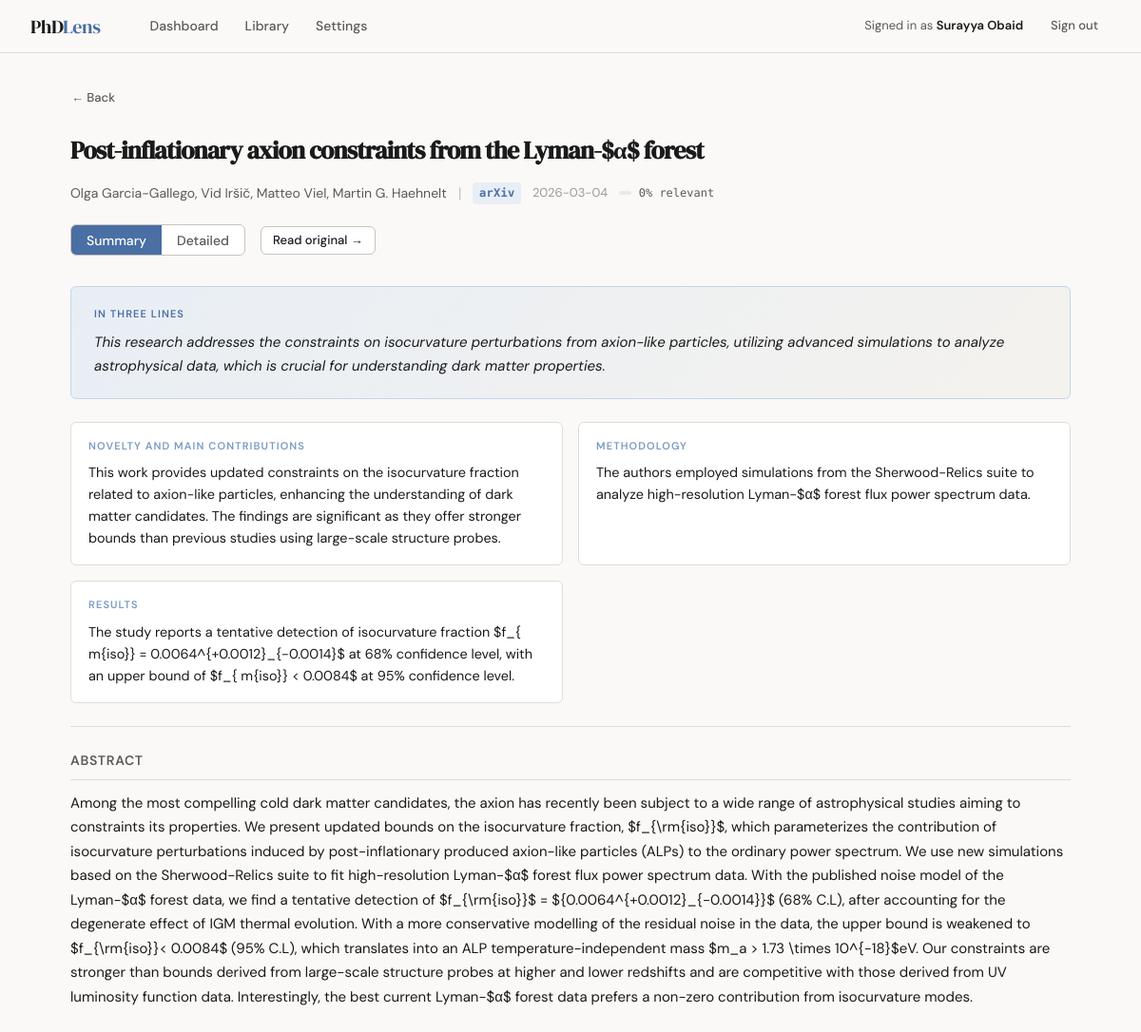
/article/1 (signed in), run on the app's committed database.
### models.py (models this page shows, shortened)
class User(UserMixin, db.Model):
    __tablename__ = 'users'
    id = db.Column(db.Integer, primary_key=True)
    email = db.Column(db.String(150), unique=True, nullable=False)
    name = db.Column(db.String(100), nullable=False)
    password_hash = db.Column(db.String(256), nullable=False)
    created_at = db.Column(db.DateTime, default=datetime.utcnow)
    openai_api_key = db.Column(db.String(256), nullable=True)
    profile = db.relationship('ResearchProfile', backref='user', uselist=False, cascade='all, delete-orphan')
    articles = db.relationship('Article', backref='user', cascade='all, delete-orphan')
    digests = db.relationship('DailyDigest', backref='user', cascade='all, delete-orphan')

class Article(db.Model):
    __tablename__ = 'articles'
    id = db.Column(db.Integer, primary_key=True)
    user_id = db.Column(db.Integer, db.ForeignKey('users.id'), nullable=False)
    title = db.Column(db.String(1000), nullable=False)
    authors = db.Column(db.Text, default='')
    abstract = db.Column(db.Text, default='')
    url = db.Column(db.String(2000), default='')
    source_platform = db.Column(db.String(100), default='')
    published_date = db.Column(db.String(50), default='')
    fetched_at = db.Column(db.DateTime, default=datetime.utcnow)
    is_blog_post = db.Column(db.Boolean, default=False)
    summary_highlights = db.Column(db.Text, default='')
    summary_methodology = db.Column(db.Text, default='')
    summary_datasets = db.Column(db.Text, default='')
    summary_models = db.Column(db.Text, default='')
    summary_results = db.Column(db.Text, default='')
    summary_soul = db.Column(db.Text, default='')
    detail_approach = db.Column(db.Text, default='')
    detail_methodology = db.Column(db.Text, default='')
    detail_results = db.Column(db.Text, default='')
    detail_figures = db.Column(db.Text, default='')
    detail_writeup_summary = db.Column(db.Text, default='')
    relevance_score = db.Column(db.Float, default=0.0)
    digest_id = db.Column(db.Integer, db.ForeignKey('daily_digests.id'), nullable=True)

### routes/dashboard.py (the view)
@dashboard_bp.route('/article/<int:article_id>')
@login_required
def view_article(article_id):
    article = Article.query.filter_by(id=article_id, user_id=current_user.id).first_or_404()
    view_mode = request.args.get('view', 'summary')
    return render_template('article_view.html', article=article, view_mode=view_mode)

### templates/article_view.html (shortened to what this page needs)
{% extends "base.html" %}
{% block content %}
<div class="page-wrapper">
    <div class="back-nav">
        <a href="javascript:history.back()" class="btn btn-ghost btn-sm" style="padding-left:0;">
            &larr; Back
        </a>
    </div>
    <div class="article-header">
        <h1 class="article-main-title">{{ article.title }}</h1>
        <div class="article-byline">
            {% if article.authors %}
            <span class="text-sm text-muted">{{ article.authors }}</span>
            <span style="color:var(--border-strong);">|</span>
            {% endif %}
            <span class="badge badge-blue">{{ article.source_platform }}</span>
            {% if article.published_date %}
            <span class="text-xs text-faint">{{ article.published_date }}</span>
            {% endif %}
            <div class="score-bar-wrap" style="width:100px;">
                <div class="score-bar"><div class="score-bar-fill" style="width:{{ (article.relevance_score * 100)|int }}%"></div></div>
                <span class="score-label">{{ "%.0f"|format(article.relevance_score * 100) }}% relevant</span>
            </div>
        </div>
        <div style="display:flex;align-items:center;gap:1rem;flex-wrap:wrap;">
            <div class="view-toggle">
                <button class="view-toggle-btn {% if view_mode == 'summary' %}active{% endif %}" onclick="setView('summary')">Summary</button>
                <button class="view-toggle-btn {% if view_mode == 'detail' %}active{% endif %}" onclick="setView('detail')">Detailed</button>
            </div>
            {% if article.url %}
            <a href="{{ article.url }}" target="_blank" rel="noopener" class="btn btn-secondary btn-sm">
                Read original &rarr;
            </a>
            {% endif %}
        </div>
    </div>
    <div id="view-summary" {% if view_mode != 'summary' %}style="display:none;"{% endif %}>
        {% if article.summary_soul %}
        <div class="soul-block">
            <div class="soul-block-label">In Three Lines</div>
            <div class="soul-text">{{ article.summary_soul }}</div>
        </div>
        {% endif %}
        <div class="insight-row">
            {% if article.summary_highlights %}
            <div class="insight-item">
                <div class="insight-item-label">Novelty and Main Contributions</div>
                <div class="insight-item-value">{{ article.summary_highlights }}</div>
            </div>
            {% endif %}
            {% if article.summary_methodology %}
            <div class="insight-item">
                <div class="insight-item-label">Methodology</div>
                <div class="insight-item-value">{{ article.summary_methodology }}</div>
            </div>
            {% endif %}
            {% if article.summary_results %}
            <div class="insight-item">
                <div class="insight-item-label">Results</div>
                <div class="insight-item-value">{{ article.summary_results }}</div>
            </div>
            {% endif %}
        </div>
        {% if article.abstract %}
        <hr class="divider">
        <div class="detail-section">
            <div class="detail-section-title">Abstract</div>
            <div class="detail-text">{{ article.abstract }}</div>
        </div>
        {% endif %}
    </div>
</div>
{% endblock %}

### templates/base.html (shortened to what this page needs)
<!DOCTYPE html>
<html lang="en">
<head>
</head>
<body>
{% if current_user.is_authenticated %}
<nav class="nav">
    <a href="{{ url_for('dashboard.home') }}" class="nav-brand">PhD<span>Lens</span></a>
    <div class="nav-links">
        <a href="{{ url_for('dashboard.home') }}" class="nav-link {% if request.endpoint == 'dashboard.home' %}active{% endif %}">Dashboard</a>
        <a href="{{ url_for('articles.library') }}" class="nav-link {% if request.endpoint == 'articles.library' %}active{% endif %}">Library</a>
        <a href="{{ url_for('settings.research_profile') }}" class="nav-link {% if 'settings' in request.endpoint %}active{% endif %}">Settings</a>
    </div>
    <div class="nav-right">
        <span class="nav-user">Signed in as <strong>{{ current_user.name }}</strong></span>
        <a href="{{ url_for('auth.logout') }}" class="btn btn-ghost btn-sm">Sign out</a>
    </div>
</nav>
{% endif %}
{% block content %}{% endblock %}
</body>
</html>

### templates/base.html (style rules this page uses)
*, *::before, *::after { box-sizing: border-box; margin: 0; padding: 0; }
:root { --ink: #1a1a1a; --ink-muted: #5a5a5a; --ink-faint: #9a9a9a; --paper: #faf9f7; --paper-warm: #f4f2ee; --paper-mid: #ece9e3; --border: #e0dcd4; --border-strong: #c8c4bc; --accent: #4a6fa5; --accent-light: #e8eef5; --accent-muted: #7a9bc4; --success: #3a7a5a; --success-light: #e6f2ec; --warning: #8a6a2a; --warning-light: #f5eed9; --danger: #8a3a3a; --danger-light: #f5e8e8; --radius: 6px; --shadow-sm: 0 1px 3px rgba(0,0,0,0.06); --shadow: 0 2px 8px rgba(0,0,0,0.08); --shadow-lg: 0 4px 20px rgba(0,0,0,0.10); }
html { font-size: 16px; }
body { font-family: 'DM Sans', sans-serif; background: var(--paper); color: var(--ink); line-height: 1.6; min-height: 100vh; }
.nav { position: sticky; top: 0; z-index: 100; background: rgba(250,249,247,0.95); backdrop-filter: blur(8px); border-bottom: 1px solid var(--border); padding: 0 2rem; display: flex; align-items: center; gap: 2rem; height: 56px; }
.nav-brand { font-family: 'DM Serif Display', serif; font-size: 1.25rem; color: var(--ink); text-decoration: none; letter-spacing: -0.02em; }
.nav-brand span { color: var(--accent); }
.nav-links { display: flex; gap: 0.25rem; margin-left: 0.5rem; }
.nav-link { font-size: 0.875rem; font-weight: 500; color: var(--ink-muted); text-decoration: none; padding: 0.375rem 0.75rem; border-radius: var(--radius); transition: all 0.15s; }
.nav-right { margin-left: auto; display: flex; align-items: center; gap: 1rem; }
.nav-user { font-size: 0.8125rem; color: var(--ink-muted); }
.nav-user strong { color: var(--ink); font-weight: 600; }
.page-wrapper { max-width: 1100px; margin: 0 auto; padding: 2rem 1.5rem; }
.btn { display: inline-flex; align-items: center; gap: 0.5rem; padding: 0.5rem 1.125rem; font-size: 0.875rem; font-weight: 500; border: 1px solid transparent; border-radius: var(--radius); cursor: pointer; text-decoration: none; transition: all 0.15s; font-family: 'DM Sans', sans-serif; line-height: 1.4; }
.btn-secondary { background: white; color: var(--ink); border-color: var(--border-strong); }
.btn-ghost { background: transparent; color: var(--ink-muted); border-color: transparent; }
.btn-sm { padding: 0.3125rem 0.75rem; font-size: 0.8125rem; }
.badge { display: inline-block; padding: 0.2em 0.55em; font-size: 0.75rem; font-weight: 600; border-radius: 4px; font-family: 'DM Mono', monospace; letter-spacing: 0.02em; }
.badge-blue { background: var(--accent-light); color: var(--accent); }
.divider { border: none; border-top: 1px solid var(--border); margin: 1.5rem 0; }
.text-muted { color: var(--ink-muted); }
.text-faint { color: var(--ink-faint); }
.text-sm { font-size: 0.875rem; }
.text-xs { font-size: 0.8125rem; }
.score-bar-wrap { display: flex; align-items: center; gap: 0.5rem; }
.score-bar { height: 4px; background: var(--paper-mid); border-radius: 2px; flex: 1; overflow: hidden; }
.score-label { font-size: 0.75rem; font-family: 'DM Mono', monospace; color: var(--ink-muted); min-width: 36px; }

### data on the page
User: name "Surayya Obaid"
Article: title "Post-inflationary axion constraints from the Lyman-$α$ forest", authors "Olga Garcia-Gallego, Vid Iršič, Matteo Viel, Martin G. Haehnelt", source_platform "arXiv", published_date "2026-03-04", article.relevance_score*100 "0", summary_soul "This research addresses the constraints on isocurvature perturbations from axion-like particles, utilizing advanced simulations to analyze astrophysical data, which is crucial for understanding dark matter properties.", summary_highlights "This work provides updated constraints on the isocurvature fraction related to axion-like particles, enhancing the understanding of dark matter candidates. The findings are significant as they offer stronger bounds than previous studies using large-scale structure probes.", summary_methodology "The authors employed simulations from the Sherwood-Relics suite to analyze high-resolution Lyman-$α$ forest flux power spectrum data.", summary_results "The study reports a tentative detection of isocurvature fraction $f_{ m{iso}} = 0.0064^{+0.0012}_{-0.0014}$ at 68% confidence level, with an upper bound of $f_{ m{iso}} < 0.0084$ at 95% confidence level.", abstract "Among the most compelling cold dark matter candidates, the axion has recently been subject to a wide range of astrophysical studies aiming to constraints its properties. We present updated bounds on the isocurvature fraction, $f_{\\rm{iso}}$, which parameterizes the contribution of isocurvature perturbations induced by post-inflationary produced axion-like particles (ALPs) to the ordinary power spectrum. We use new simulations based on the Sherwood-Relics suite to fit high-resolution Lyman-$α$ forest flux power spectrum data. With the published noise model of the Lyman-$α$ forest data, we find a tentative detection of $f_{\\rm{iso}}$ = ${0.0064^{+0.0012}_{-0.0014}}$ (68% C.L), after…"
